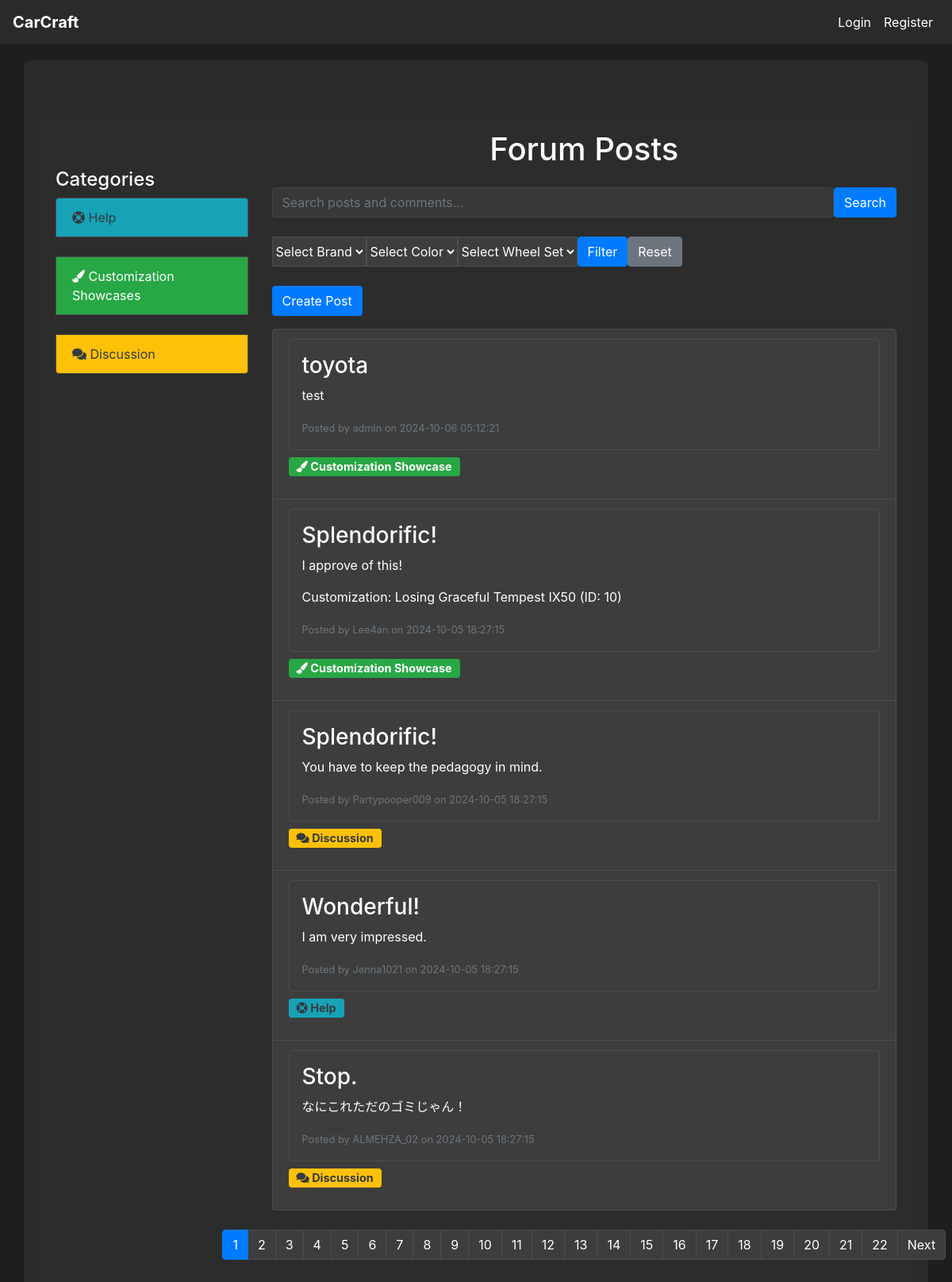
Page /forum on the committed database.
### tables this page shows
CREATE TABLE post (
    post_id INTEGER PRIMARY KEY AUTOINCREMENT,
    customization_id INTEGER,
    user_id INTEGER NOT NULL,
    title VARCHAR(255) NOT NULL,
    description TEXT,
    category TEXT,
    created_at DATETIME DEFAULT CURRENT_TIMESTAMP,
    FOREIGN KEY (customization_id) REFERENCES customization(customization_id),
    FOREIGN KEY (user_id) REFERENCES user(user_id)
);

CREATE TABLE user (
    user_id INTEGER PRIMARY KEY AUTOINCREMENT,
    username VARCHAR(64) NOT NULL,
    email VARCHAR(100) NOT NULL,
    password_hash VARCHAR(255) NOT NULL,
    created_at DATETIME DEFAULT CURRENT_TIMESTAMP,
    admin INTEGER DEFAULT 0
);

CREATE TABLE customization (
    customization_id INTEGER PRIMARY KEY AUTOINCREMENT,
    customization_name VARCHAR(100) NOT NULL,
    user_id INTEGER NOT NULL,
    model_id INTEGER NOT NULL,
    color_id INTEGER NOT NULL,
    wheel_id INTEGER NOT NULL,
    created_at DATETIME DEFAULT CURRENT_TIMESTAMP,
    FOREIGN KEY (user_id) REFERENCES user(user_id),
    FOREIGN KEY (model_id) REFERENCES model(model_id),
    FOREIGN KEY (color_id) REFERENCES color(color_id),
    FOREIGN KEY (wheel_id) REFERENCES wheel_set(wheel_id)
);

### app.py (the view)
@app.route('/forum')
def forum():
    conn = get_db_connection()
    selected_brand_id = request.args.get('brand')
    selected_color_id = request.args.get('color')
    selected_wheel_id = request.args.get('wheel')
    page = request.args.get('page', 1, type=int)
    per_page = 5
    offset = (page - 1) * per_page
    query = '''
        SELECT p.post_id, p.title, p.description, p.created_at, p.user_id, u.username,
               c.customization_name AS customization_name, c.customization_id,
               p.category
        FROM post p
        JOIN user u ON p.user_id = u.user_id
        LEFT JOIN customization c ON p.customization_id = c.customization_id
        WHERE 1=1
    '''
    params = []
    if selected_brand_id:
        query += ' AND c.model_id IN (SELECT model_id FROM model WHERE brand_id = ?)'
        params.append(selected_brand_id)
    if selected_color_id:
        query += ' AND c.color_id = ?'
        params.append(selected_color_id)
    if selected_wheel_id:
        query += ' AND c.wheel_id = ?'
        params.append(selected_wheel_id)
    query += ' ORDER BY p.created_at DESC LIMIT ? OFFSET ?'
    params.append(per_page)
    params.append(offset)
    posts = conn.execute(query, params).fetchall()
    posts_with_comments = []
    for post in posts:
        comments = conn.execute('''
            SELECT c.comment_id, c.content, c.created_at, c.user_id, u.username
            FROM comment c
            JOIN user u ON c.user_id = u.user_id
            WHERE c.post_id = ?
            ORDER BY c.created_at DESC
        ''', (post['post_id'],)).fetchall()
        posts_with_comments.append({
            'post': post,
            'comments': comments
        })
    total_posts_query = '''
        SELECT COUNT(*) AS total FROM post p
        LEFT JOIN customization c ON p.customization_id = c.customization_id
        WHERE 1=1
    '''
    total_params = []
    if selected_brand_id:
        total_posts_query += ' AND c.model_id IN (SELECT model_id FROM model WHERE brand_id = ?)'
        total_params.append(selected_brand_id)
    if selected_color_id:
        total_posts_query += ' AND c.color_id = ?'
        total_params.append(selected_color_id)
    if selected_wheel_id:
        total_posts_query += ' AND c.wheel_id = ?'
        total_params.append(selected_wheel_id)
    total_posts = conn.execute(total_posts_query, total_params).fetchone()['total']
    total_pages = (total_posts + per_page - 1) // per_page  # Calculate total pages
    customizations = []
    if current_user.is_authenticated:
        customizations = conn.execute('SELECT customization_id, customization_name FROM customization WHERE user_id = ?', (current_user.id,)).fetchall()
    brands = conn.execute('SELECT * FROM brand').fetchall()
    colors = conn.execute('SELECT * FROM color').fetchall()
    wheels = conn.execute('SELECT * FROM wheel_set').fetchall()
    conn.close()
    brands = [dict(row) for row in brands]
    colors = [dict(row) for row in colors]
    wheels = [dict(row) for row in wheels]
    return render_template('forum.html',
                           posts_with_comments=posts_with_comments,
                           customizations=customizations,
                           brands=brands,
                           colors=colors,
                           wheels=wheels,
                           selected_brand_id=selected_brand_id,
                           selected_color_id=selected_color_id,
                           selected_wheel_id=selected_wheel_id,
                           page=page,
                           total_pages=total_pages)

### app.py (called while the page is built)
def get_db_connection():
    conn = sqlite3.connect(DATABASE)
    conn.row_factory = sqlite3.Row  # This enables column access by name: row['column_name']
    return conn

### templates/forum.html (shortened to what this page needs)
{% extends "base.html" %}
{% block content %}
<div class="container mt-5">
    <div class="row">
        <div class="col-md-3">
            <div class="mb-4">
                <br>
                <br>
                <h4>Categories</h4>
                <div class="list-group">
                    <a href="{{ url_for('posts_by_category', category_name='help') }}" class="list-group-item list-group-item-action bg-info text-dark">
                        <i class="fas fa-life-ring"></i> Help
                    </a>
                    <br>
                    <a href="{{ url_for('posts_by_category', category_name='customization_showcase') }}" class="list-group-item list-group-item-action bg-success text-white">
                        <i class="fas fa-paint-brush"></i> Customization Showcases
                    </a>
                    <br>
                    <a href="{{ url_for('posts_by_category', category_name='discussion') }}" class="list-group-item list-group-item-action bg-warning text-dark">
                        <i class="fas fa-comments"></i> Discussion
                    </a>
                </div>
            </div>
        </div>
        <div class="col-md-9">
            <h1 class="text-center mb-4">Forum Posts</h1>
            <form method="GET" action="{{ url_for('search') }}" class="mb-4 d-flex">
                <input type="text" name="query" placeholder="Search posts and comments..." class="form-control me-2" required>
                <button type="submit" class="btn btn-primary">Search</button>
            </form>
            <form method="GET" action="{{ url_for('forum') }}" class="mb-4 d-flex">
                <select name="brand" class="form-select me-2">
                    <option value="">Select Brand</option>
                </select>
                <select name="color" class="form-select me-2">
                    <option value="">Select Color</option>
                </select>
                <select name="wheel" class="form-select me-2">
                    <option value="">Select Wheel Set</option>
                </select>
                <button type="submit" class="btn btn-primary me-2">Filter</button>
                <a href="{{ url_for('forum') }}" class="btn btn-secondary">Reset</a>
            </form>
            <div class="mb-3">
                <a href="{{ url_for('create_post') }}" class="btn btn-primary">Create Post</a>
            </div>
            {% if posts_with_comments %}
            <ul class="list-group">
                {% for item in posts_with_comments %}
                    <li class="list-group-item">
                        <a href="{{ url_for('view_post', post_id=item.post['post_id']) }}" class="text-decoration-none">
                            <div class="p-3 border rounded">
                                <h3>{{ item.post['title'] }}</h3>
                                <p>{{ item.post['description'] }}</p>
                                {% if item.post['customization_name'] %}
                                    <p class="mt-2">Customization: {{ item.post['customization_name'] }} (ID: {{ item.post['customization_id'] }})</p>
                                {% endif %}
                                <small class="text-muted">Posted by {{ item.post['username'] }} on {{ item.post['created_at'] }}</small>
                            </div>
                            <p class="mt-2">
                                {% if item.post['category'] == 'help' %}
                                    <span class="badge bg-info text-dark">
                                        <i class="fas fa-life-ring"></i> Help
                                    </span>
                                {% elif item.post['category'] == 'customization_showcase' %}
                                    <span class="badge bg-success">
                                        <i class="fas fa-paint-brush"></i> Customization Showcase
                                    </span>
                                {% elif item.post['category'] == 'discussion' %}
                                    <span class="badge bg-warning text-dark">
                                        <i class="fas fa-comments"></i> Discussion
                                    </span>
                                {% endif %}
                            </p>
                        </a>
                    </li>
                {% endfor %}
            </ul>
            {% else %}
                <p class="text-center">No posts available.</p>
            {% endif %}
            <div class="mt-4">
                <nav aria-label="Page navigation">
                    <ul class="pagination justify-content-center">
                        {% for p in range(1, total_pages + 1) %}
                            <li class="page-item {% if p == page %}active{% endif %}">
                                <a class="page-link" href="{{ url_for('forum', page=p, brand=selected_brand_id, color=selected_color_id, wheel=selected_wheel_id) }}">{{ p }}</a>
                            </li>
                        {% endfor %}
                        {% if page < total_pages %}
                            <li class="page-item">
                                <a class="page-link" href="{{ url_for('forum', page=page+1, brand=selected_brand_id, color=selected_color_id, wheel=selected_wheel_id) }}">Next</a>
                            </li>
                        {% endif %}
                    </ul>
                </nav>
            </div>
        </div>
    </div>
</div>
{% endblock %}

### static/css/style.css (style rules this page uses)
body { background-color: #1e1e1e; color: #ffffff; }
.container { background-color: rgba(45, 45, 45, 0.8); border-radius: 8px; padding: 20px; margin-top: 20px; }
h1, h2, h3, h4, h5, h6 { color: #ffffff; }
.list-group-item { background-color: #3d3d3d; color: #ffffff; border-color: #4d4d4d; transition: background-color 0.2s ease; }
.list-group-item a { display: block; color: inherit; }
.btn-primary { background-color: #007bff; border-color: #007bff; }
.btn-secondary { background-color: #6c757d; border-color: #6c757d; }
.border { border-color: #4d4d4d !important; }
.badge { font-size: 0.9em; padding: 5px 10px; }
.bg-info { background-color: #17a2b8 !important; }
.bg-success { background-color: #28a745 !important; }
.bg-warning { background-color: #ffc107 !important; }
.page-link { background-color: #3d3d3d; border-color: #4d4d4d; color: #ffffff; }
input, select, textarea { background-color: #3d3d3d; border-color: #4d4d4d; color: #ffffff; }
.form-control { background-color: rgba(61, 61, 61, 0.8); border-color: rgba(77, 77, 77, 0.8); color: #ffffff; }
a { color: #007bff; }

### rows in the picture
post: post "toyota", post.description "test", post.created_at "2024-10-06 05:12:21"
user: post.username "admin"
post: post "Splendorific!", post.description "I approve of this!", post.created_at "2024-10-05 18:27:15"
customization: post.customization_name "Losing Graceful Tempest IX50", post.customization_id "10"
user: post.username "Lee4an"
post: post "Splendorific!", post.description "You have to keep the pedagogy in mind.", post.created_at "2024-10-05 18:27:15", category "discussion" (drawn)
user: post.username "Partypooper009"
post: post "Wonderful!", post.description "I am very impressed.", post.created_at "2024-10-05 18:27:15", category "help" (drawn)
user: post.username "Jenna1021"
post: post "Stop.", post.description "なにこれただのゴミじゃん！", post.created_at "2024-10-05 18:27:15", category "discussion" (drawn)
user: post.username "ALMEHZA_02"

### other values in the picture
{{ p }} "1" "2" "3" "4" "5" "6" "7" "8" "9" "10" "11" "12" "13" "14" "15" "16" "17" "18" "19" "20" "21" "22"
